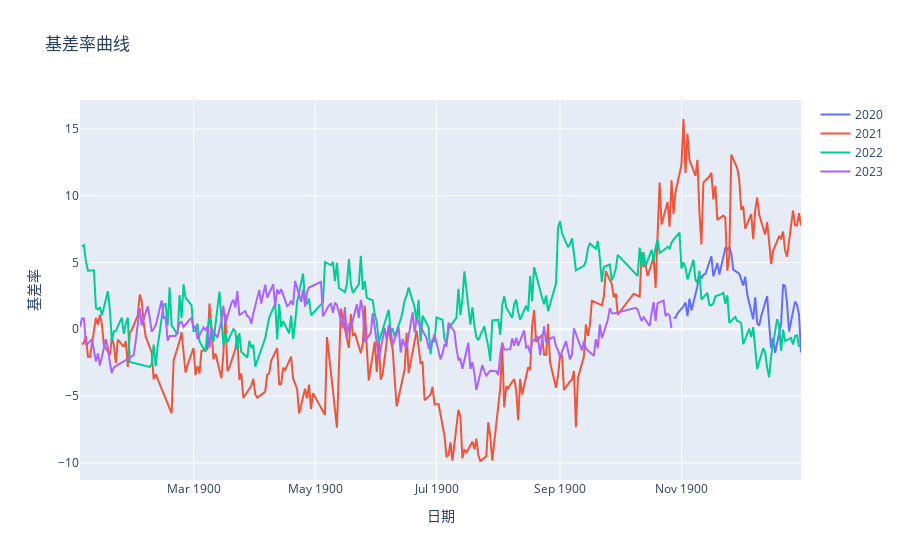

The notebook cell this image was saved under:
### Code cell
import plotly.offline as pyo

df_rb_basis['日期'] = pd.to_datetime(df_rb_basis['日期'])
df_grouped = df_rb_basis.groupby(df_rb_basis['日期'].dt.year)
# 创建一个空列表来存储每个年份的图表数据
data = []
# 遍历每个年份的数据
for year, group in df_grouped:
    # 创建一个散点图
    trace = go.Scatter(
        x=group['日期'].dt.strftime('1900-%m-%d'),
        y=group['基差率'],
        mode='lines',
        name=str(year)
    )
    # 将散点图添加到数据列表中
    data.append(trace)

# 创建布局
layout = go.Layout(
    title='基差率曲线',
    xaxis=dict(title='日期'),
    yaxis=dict(title='基差率'),
    hovermode='closest'
)

# 创建图表
fig = go.Figure(data=data, layout=layout)

# 显示图表
pyo.iplot(fig)

### Figure 1 — Plotly figure (JSON) as saved in the notebook; plotly's stock layout.template omitted (floating-point values rounded to 4 significant figures; data arrays with more than 128 entries replaced by an {"elided": "..."} marker saying what was removed)
{"data": [{"mode": "lines", "name": "2020", "type": "scatter", "x": ["1900-10-28", "1900-10-29", "1900-10-30", "1900-11-02", "1900-11-03", "1900-11-04", "1900-11-05", "1900-11-06", "1900-11-09", "1900-11-10", "1900-11-11", "1900-11-12", "1900-11-13", "1900-11-16", "1900-11-17", "1900-11-18", "1900-11-19", "1900-11-20", "1900-11-23", "1900-11-24", "1900-11-25", "1900-11-26", "1900-11-27", "1900-11-30", "1900-12-01", "1900-12-02", "1900-12-03", "1900-12-04", "1900-12-07", "1900-12-08", "1900-12-09", "1900-12-10", "1900-12-11", "1900-12-14", "1900-12-15", "1900-12-16", "1900-12-17", "1900-12-18", "1900-12-21", "1900-12-22", "1900-12-23", "1900-12-24", "1900-12-25", "1900-12-28", "1900-12-29", "1900-12-30", "1900-12-31"], "y": [0.86, 0.86, 1.2, 1.72, 2.01, 0.98, 2.29, 1.41, 3.23, 4.06, 3.8, 4.08, 4.14, 5.47, 3.95, 4.5, 4.95, 4.1, 6.08, 5.98, 6.13, 5.67, 4.46, 4.17, 3.79, 3.27, 3.94, 2.6, 0.75, 2.39, 0.47, 0.27, 0.98, 2.49, 0.42, -1.42, -0.65, -1.77, 0.4, 3.34, 3.24, 1.92, -0.17, 2.07, 1.83, 1.09, -1.74]}, {"mode": "lines", "name": "2021", "type": "scatter", "x": {"elided": "243 str values"}, "y": {"elided": "243 float values"}}, {"mode": "lines", "name": "2022", "type": "scatter", "x": {"elided": "242 str values"}, "y": {"elided": "242 float values"}}, {"mode": "lines", "name": "2023", "type": "scatter", "x": {"elided": "197 str values"}, "y": {"elided": "197 float values"}}], "layout": {"hovermode": "closest", "title": {"text": "基差率曲线"}, "xaxis": {"title": {"text": "日期"}}, "yaxis": {"title": {"text": "基差率"}}}}
